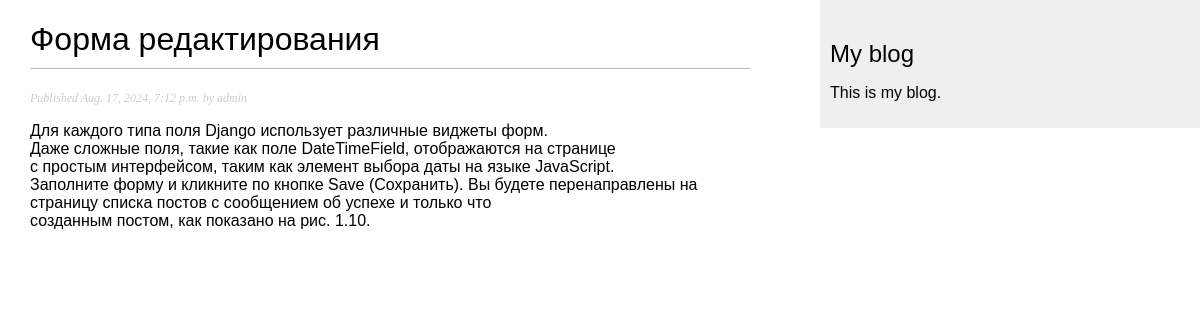
Page /blog/1/ on the committed database.
### blog/models.py (models this page shows, shortened)
class Post(models.Model):
    class Status(models.TextChoices):
        DRAFT = 'DF', 'Draft'
        PUBLISHED = 'PB', 'Published'
    title = models.CharField(max_length=250)
    slug = models.SlugField(max_length=250)
    author = models.ForeignKey(User, on_delete=models.CASCADE, related_name='blog_posts')
    body = models.TextField()
    publish = models.DateTimeField(default=timezone.now)
    created = models.DateTimeField(auto_now_add=True)
    updated = models.DateTimeField(auto_now=True)
    status = models.CharField(max_length=2,
                              choices=Status.choices,
                              default=Status.DRAFT)
    objects = models.Manager()  # менеджер, применяемый по умолчанию
    published = PublishedManager()  # конкретно-прикладной менеджер
    class Meta:
        ordering = ['-publish']
        indexes = [models.Index(fields=['-publish']), ]

### blog/views.py (the view)
# urls.py: path('<int:id>/', views.post_detail, name='post_detail'),
def post_detail(request, id):
    post = get_object_or_404(Post,
                             id=id,
                             status=Post.Status.PUBLISHED)
    return render(request,
                  'blog/post/detail.html',
                  {'post': post})

### blog/templates/blog/post/detail.html (shortened to what this page needs)
{% extends "blog/base.html" %}
{% block content %}
 <h1>{{ post.title }}</h1>
 <p class="date">
 Published {{ post.publish }} by {{ post.author }}
 </p>
 {{ post.body|linebreaks }}
{% endblock %}

### blog/static/css/blog.css (style rules this page uses)
body { margin:0; padding:0; font-family:helvetica, sans-serif; }
h1 { font-weight:normal; border-bottom:1px solid #bbb; padding:0 0 10px 0; }
p.date { color:#ccc; font-family: georgia, serif; font-size: 12px; font-style: italic; }

### rows in the picture
Post: title "Форма редактирования", publish "Aug. 17, 2024, 7:12 p.m.", author "admin", body "Для каждого типа поля Django использует различные виджеты форм. Даже сложные поля, такие как поле DateTimeField, отображаются на странице с простым интерфейсом, таким как элемент выбора даты на языке JavaScript. Заполните форму и кликните по кнопке Save (Сохранить). Вы будете перенаправлены на страницу списка постов с сообщением об успехе и только что созданным постом, как показано на рис. 1.10."
